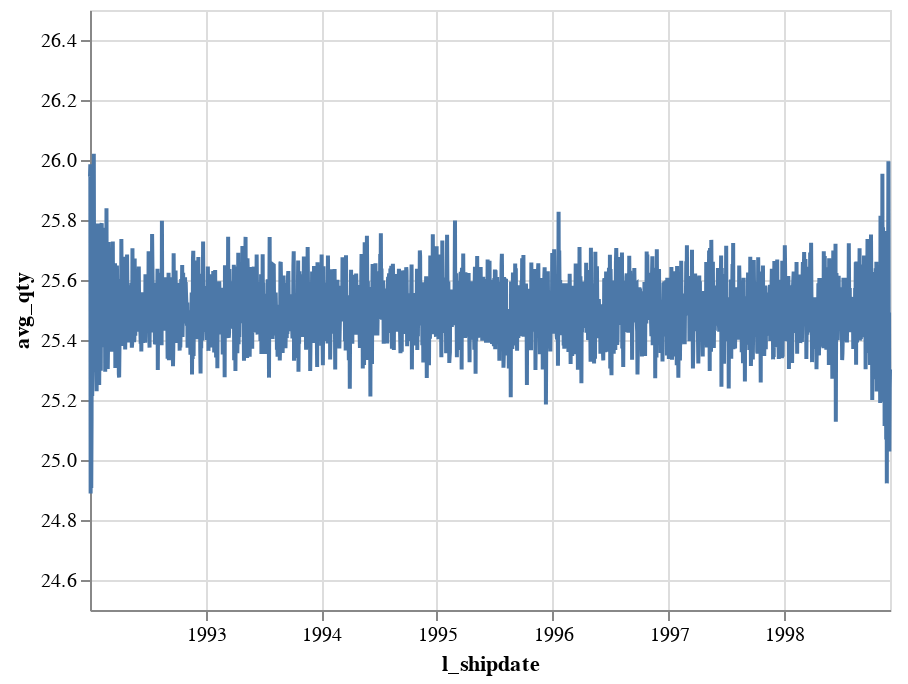

The code cell stored with this chart in its notebook:
### Code cell
%%time

alt.Chart(l_df.collect().to_pandas()).mark_line().encode(
    alt.X('l_shipdate'),
    alt.Y('avg_qty', scale=alt.Scale(domain=[24.5, 26.5])))

### Figure 1 — Vega-Lite specification as saved in the notebook (floating-point values rounded to 4 significant figures; data arrays with more than 128 entries replaced by an {"elided": "..."} marker saying what was removed)
{"config": {"view": {"continuousWidth": 400, "continuousHeight": 300}}, "data": {"name": "data-1c269241795579e231ee8775927c3c00"}, "mark": "line", "encoding": {"x": {"field": "l_shipdate", "type": "temporal"}, "y": {"field": "avg_qty", "scale": {"domain": [24.5, 26.5]}, "type": "quantitative"}}, "$schema": "https://vega.github.io/schema/vega-lite/v4.17.0.json", "datasets": {"data-1c269241795579e231ee8775927c3c00": {"elided": "2526 records"}}}
